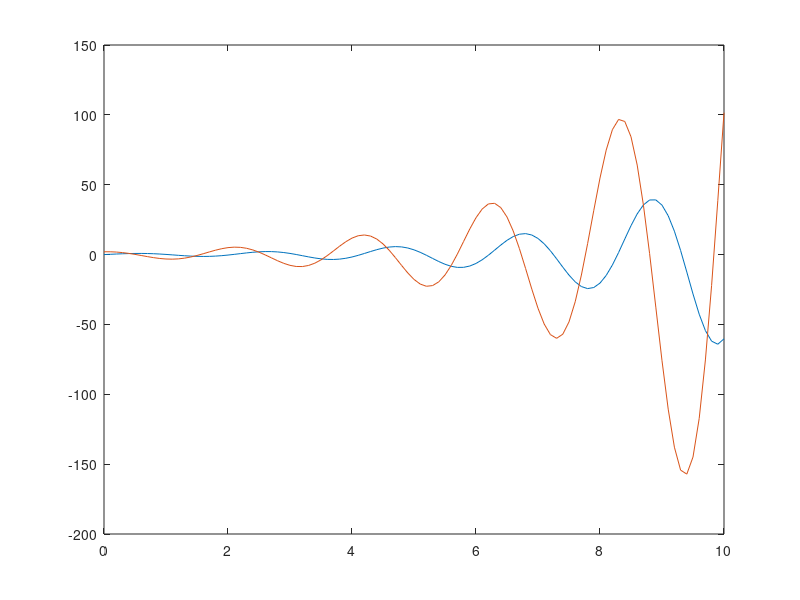

This figure's MATLAB source:
function euler_reduccion_edo
  clc
  h = 0.1;
  g = 9.8;
  L = 1;
  x = 0:h:10;
  y(:,1) = [0; 2];
  m = [0 1; (-g/L) 0];  
  
  for i=1: length(x) - 1
    pend = m*y(:,i)
    y(:,i+1) = y(:,i)+h*pend;
  endfor

  plot(x , y);
endfunction